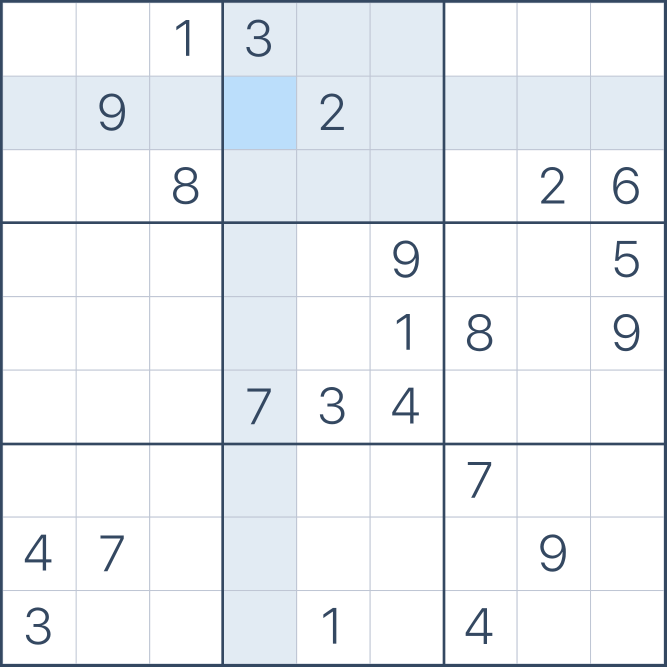
#> input picture puzzle.png, 2000 x 2000 px (shown at 1/3 size)
$ python test_tesseract.py
#> lines starting #> are read from the running program, lines starting #| are printed output that depends on the picture; after the words box and inside, x2 and y2 are one past the last pixel; in counts of white or black regions, pixels touching at a corner belong together
import pytesseract
import cv2

from PIL import Image
import numpy as np

grid = [
    [0, 0, 0, 0, 0, 0, 0, 0, 0],
    [0, 0, 0, 0, 0, 0, 0, 0, 0],
    [0, 0, 0, 0, 0, 0, 0, 0, 0],
    [0, 0, 0, 0, 0, 0, 0, 0, 0],
    [0, 0, 0, 0, 0, 0, 0, 0, 0],
    [0, 0, 0, 0, 0, 0, 0, 0, 0],
    [0, 0, 0, 0, 0, 0, 0, 0, 0],
    [0, 0, 0, 0, 0, 0, 0, 0, 0],
    [0, 0, 0, 0, 0, 0, 0, 0, 0],
]

# 1 - installed tesseract from here
# https://github.com/UB-Mannheim/tesseract/wiki

# 2 - pip install pytesseract

# 3 - add this to PATH
# C:\Users\Anna\AppData\Local\Programs\Tesseract-OCR

# 4 - wrote this
pytesseract.pytesseract.tesseract_cmd = r"C:\Users\Anna\AppData\Local\Programs\Tesseract-OCR\tesseract.exe"

# [31 lines of commented-out code are left out]

img = Image.open("puzzle.png") # size 2000 * 2000
#> img is the input picture: PIL image 2000x2000 RGBA; mean R, G, B, A 237, 240.5, 244.1, 255

step = 220 # ~2000//9
for y in range(0, 9):
    for x in range(0, 9):
        x0 = x * step
        y0 = y * step
        im_crop = img.crop((x0 + 15, y0 + 15, x0 + step - 15, y0 + step - 15))
#> im_crop: PIL image 190x190 RGBA; every value is 255
        im_crop = im_crop.crop((0, 0, 200, 200))
#> im_crop: PIL image 200x200 RGBA
        im_crop.save('cropped.png', quality=95)
        image = cv2.imread("cropped.png")
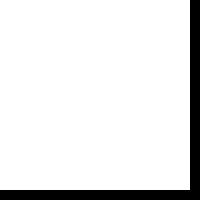
#> image: shape (200, 200, 3); 90.2% white; 1 black region, box (x1, y1, x2, y2) and area: (0, 0, 200, 200) 3900

#> (the run stopped early here; a loop or call above may not have finished)

$ run again, with 9.png copied over puzzle.png
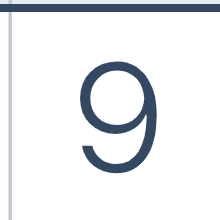
#> input picture 9.png, 220 x 220 px
#> img is the input picture: PIL image 220x220 RGBA; mean R, G, B, A 233.5, 235.8, 238.6, 255
#> `im_crop = im_crop.crop((0, 0, 200, 200))`:
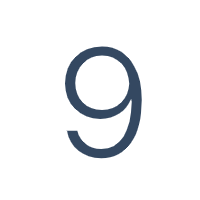
#> im_crop: PIL image 200x200 RGBA; mean R, G, B, A 214.9, 216.4, 218.2, 230.1; transparent parts drawn white
#> `image = cv2.imread("cropped.png")`:
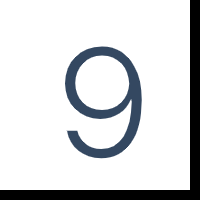
#> image: shape (200, 200, 3); mean B, G, R 218.2, 216.4, 214.9

$ run again, with 7.png copied over puzzle.png
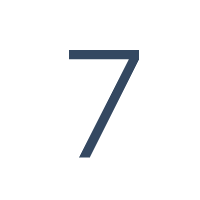
#> input picture 7.png, 200 x 200 px
#> img is the input picture: PIL image 200x200 RGBA; mean R, G, B, A 221.6, 222.5, 223.5, 230.1
#> `im_crop = im_crop.crop((0, 0, 200, 200))`:
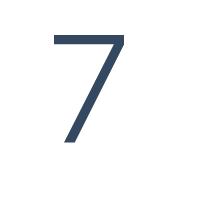
#> im_crop: PIL image 200x200 RGBA; mean R, G, B, A 186.7, 187.6, 188.6, 195.2; transparent parts drawn white
#> `image = cv2.imread("cropped.png")`:
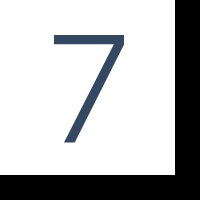
#> image: shape (200, 200, 3); mean B, G, R 188.6, 187.6, 186.7
